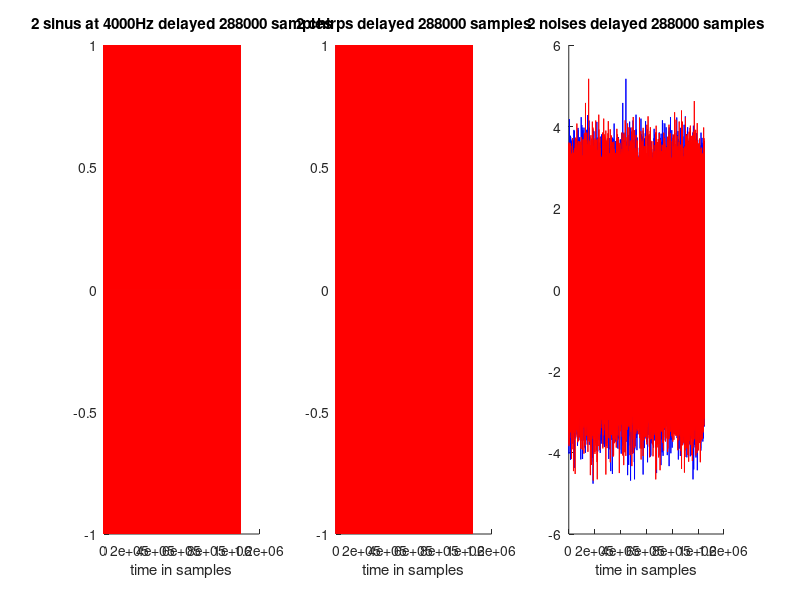

The MATLAB source for this figure:
% Crea señales de prueba con un retardo conocido:
% 2 senos, 2 chirps, y ruido blanco
%
DEBUG=1;

%% Init parameters of the signals

fs = 96e3; % sampling rate, the same as in the sensors, 96 KHz
nsamples = 2^20; % length of the sequence


delay_seconds = 3;  % possible real delay, -> but larger than sinus period,
                    % so delay on sinus is periodic
delay_samples = floor(delay_seconds*fs);

time_instants = [1:nsamples+delay_samples]./fs;


%% 1) Delayed sinus
F = 4e3; % 4 KHz

% for optimization purposes, we'll compute 2pi*F just once
twopif = 2*pi*F;
bigseno = sin(twopif.*[1:nsamples+delay_samples]./fs);

% delayed sinus
seno1 = bigseno(1:nsamples);
seno2 = bigseno(1+delay_samples:nsamples+delay_samples);


%% 2) Delayed Chirps
F_init = 1e3; % 1 KHz
F_final = 10e3; % 10 KHz

bigchirp = chirp([1:nsamples+delay_samples]./fs, F_init, (nsamples+delay_samples)/fs, F_final);
chirp1 = bigchirp(1:nsamples);
chirp2 = bigchirp(1+delay_samples:nsamples+delay_samples);

%% 3) Delayed White noise
bignoise = randn(1,nsamples+delay_samples);
noise1 = bignoise(1:nsamples);
noise2 = bignoise(1+delay_samples:nsamples+delay_samples);

%% DEBUG: Visualize test signals
if DEBUG
    subplot(1,3,1);
    hold on;
    plot(seno1,'b'); plot(seno2,'r');
    title(['2 sinus at ',int2str(F),'Hz delayed ', int2str(delay_samples),' samples']);
    xlabel('time in samples');

    subplot(1,3,2);
    hold on;
    plot(chirp1,'b'); plot(chirp2, 'r');
    title(['2 chirps delayed ', int2str(delay_samples),' samples']);
    xlabel('time in samples');

    subplot(1,3,3);
    hold on;
    plot(noise1,'b'); plot(noise2, 'r');
    title(['2 noises delayed ', int2str(delay_samples),' samples']);
    xlabel('time in samples');
end

%% Store signals
real_delay_samples = delay_samples;
save('test_signals', 'seno1','seno2','chirp1','chirp2','real_delay_samples','fs');

if ~DEBUG
    clear;
end